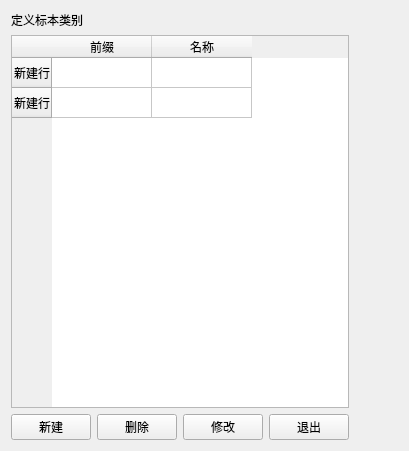
<?xml version="1.0" encoding="UTF-8"?>
<ui version="4.0">
 <class>immuneindexset</class>
 <widget class="QWidget" name="immuneindexset">
  <property name="geometry">
   <rect>
    <x>0</x>
    <y>0</y>
    <width>409</width>
    <height>451</height>
   </rect>
  </property>
  <property name="windowTitle">
   <string>Form</string>
  </property>
  <layout class="QVBoxLayout" name="verticalLayout_2">
   <item>
    <layout class="QHBoxLayout" name="horizontalLayout_2">
     <item>
      <layout class="QVBoxLayout" name="verticalLayout">
       <item>
        <widget class="QLabel" name="label">
         <property name="text">
          <string>定义标本类别</string>
         </property>
        </widget>
       </item>
       <item>
        <widget class="QTableWidget" name="tableWidget">
         <row>
          <property name="text">
           <string>新建行</string>
          </property>
         </row>
         <row>
          <property name="text">
           <string>新建行</string>
          </property>
         </row>
         <column>
          <property name="text">
           <string>前缀</string>
          </property>
         </column>
         <column>
          <property name="text">
           <string>名称</string>
          </property>
         </column>
        </widget>
       </item>
       <item>
        <layout class="QHBoxLayout" name="horizontalLayout">
         <item>
          <widget class="QPushButton" name="pushButtonNew">
           <property name="text">
            <string>新建</string>
           </property>
          </widget>
         </item>
         <item>
          <widget class="QPushButton" name="pushButtonDelete">
           <property name="text">
            <string>删除</string>
           </property>
          </widget>
         </item>
         <item>
          <widget class="QPushButton" name="pushButtonUpdate">
           <property name="text">
            <string>修改</string>
           </property>
          </widget>
         </item>
         <item>
          <widget class="QPushButton" name="pushButtonExit">
           <property name="text">
            <string>退出</string>
           </property>
          </widget>
         </item>
        </layout>
       </item>
      </layout>
     </item>
     <item>
      <spacer name="horizontalSpacer">
       <property name="orientation">
        <enum>Qt::Horizontal</enum>
       </property>
       <property name="sizeHint" stdset="0">
        <size>
         <width>40</width>
         <height>20</height>
        </size>
       </property>
      </spacer>
     </item>
    </layout>
   </item>
  </layout>
 </widget>
 <resources/>
 <connections/>
</ui>
